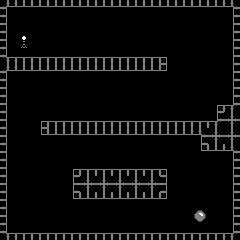

This game map was drawn from its Tiled (.tmx) file and the tilesets committed beside it. A one-line description and the trimmed map source follow:
An orthogonal 15x15 tile map with 16x16 px tiles, 1 tile layer (Tile Layer 1).

<map version="1.0" orientation="orthogonal" width="15" height="15" tilewidth="16" tileheight="16">
 <tileset firstgid="1" name="terrain" tilewidth="16" tileheight="16">
  <image source="terrain.png" trans="ff00ff" width="128" height="128" />
  <tile id="3">
   <properties>
    <property name="props!" value="" />
   </properties>
  </tile>
  <tile id="5">
   <properties>
    <property name="start" value="true" />
    <property name="terrain" value="start" />
   </properties>
  </tile>
  <tile id="9">
   <properties>
    <property name="blag" value="" />
   </properties>
  </tile>
  <tile id="13">
   <properties>
    <property name="end" value="true" />
   </properties>
  </tile>
 </tileset>
 <layer name="Tile Layer 1" width="15" height="15">
  <data>[225 cells, 126 non-empty, 15 distinct tile ids]</data>
 </layer>
</map>
